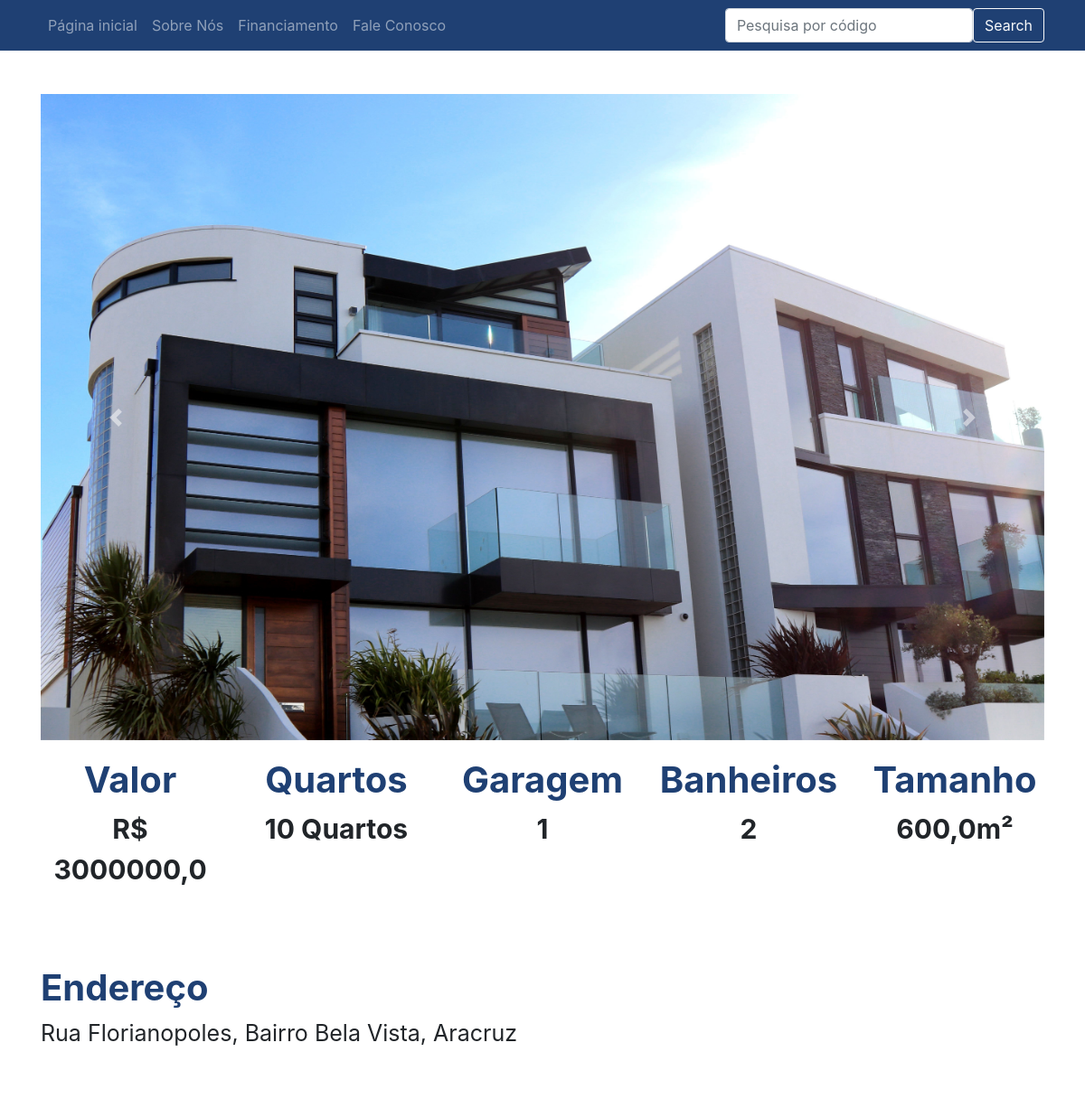
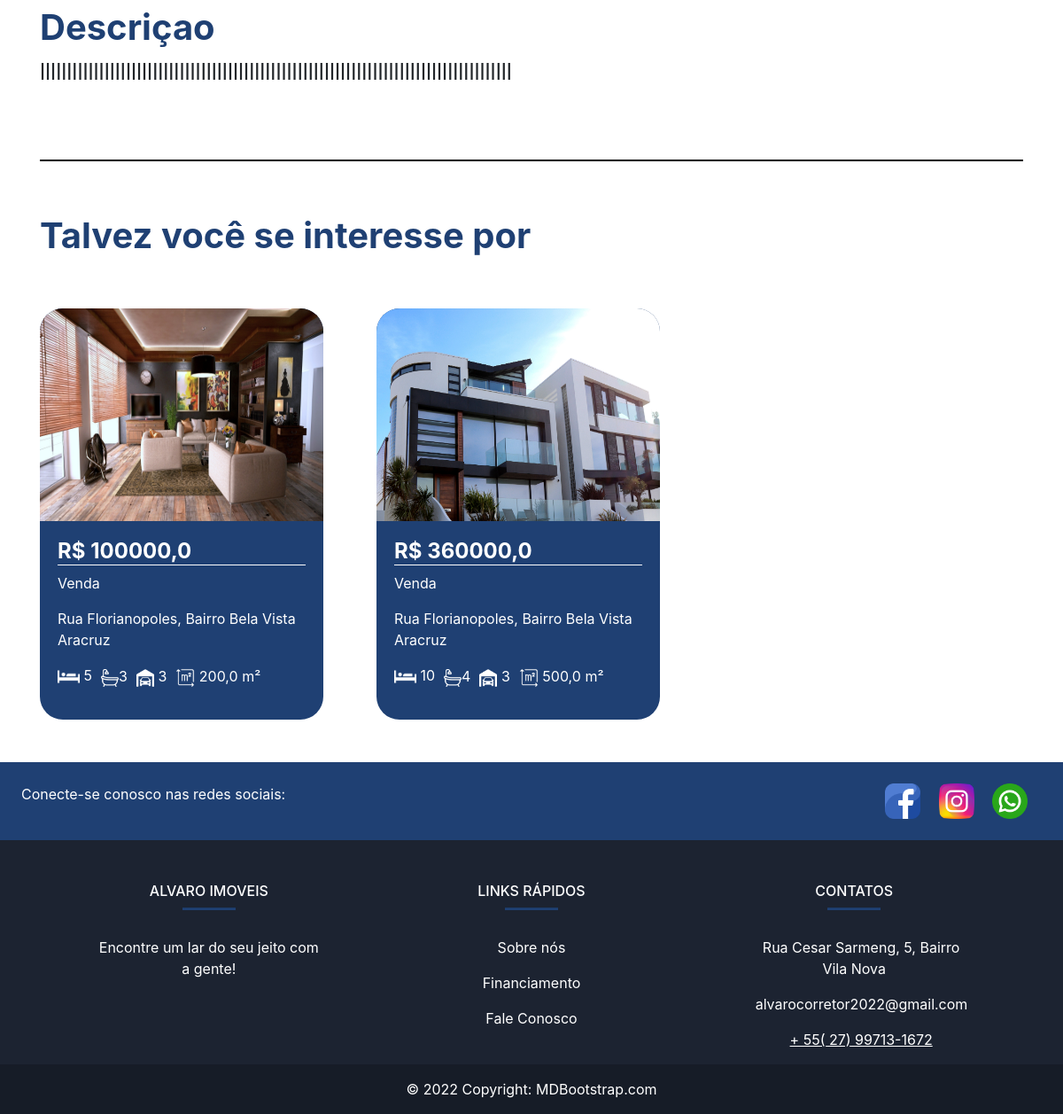
The page /imovel/9 on the database its author committed (2 pictures, top to bottom).
### plataforma/models.py (models this page shows, shortened)
class Imagem(models.Model):
    img = models.ImageField(upload_to='img')
    def __str__(self) -> str:
        return self.img.url

class Imovei(models.Model):
    choices = (('V', 'Venda'),
               ('A', 'Aluguel'))
    choices_imovel = (('A', 'Apartamento'),
                      ('C', 'Casa'),('L','Lote'))
    imagens = models.ManyToManyField(Imagem)
    valor = models.FloatField()
    quartos = models.IntegerField()
    tamanho = models.FloatField()
    cidade = models.ForeignKey(Cidade, on_delete=models.CASCADE)
    rua = models.CharField(max_length=50)
    bairro = models.CharField(max_length=60)
    tipo = models.CharField(max_length=1, choices=choices)
    tipo_imovel = models.CharField(max_length=1, choices=choices_imovel)
    numero = models.IntegerField()
    descricao = models.TextField()
    garagens = models.IntegerField()
    banheiros = models.IntegerField()

class Cidade(models.Model):
    nome = models.CharField(max_length=30)
    def __str__(self) -> str:
        return self.nome

### plataforma/views.py (the view)
# urls.py: path('imovel/<str:id>', views.imovel, name="imovel"),
def imovel(request, id):
    imovel = get_object_or_404(Imovei, id=id)
    sugestoes = Imovei.objects.filter(cidade=imovel.cidade).exclude(id=id)[:2]
    return render(request, 'imovel.html', {'imovel': imovel, 'sugestoes': sugestoes, 'id': id})

### plataforma/templates/imovel.html (shortened to what this page needs)
{% extends 'base.html' %}
{% load static %}
{% block 'head' %}
<link rel="stylesheet" href="{% static 'plataforma/css/home.css' %}">
{% endblock  %}
{% block 'body' %}
    <div style="text-align: center" class="container">
        <br>
        <br>
        <div id="carouselExampleControls" class="carousel slide" data-ride="carousel">
            <div class="carousel-inner">
                {% for img in imovel.imagens.all  %}
                    <div class="carousel-item {% if forloop.first %} active {% endif %}" >
                        <img class="d-block w-100" src="{{img}}" alt="First slide">
                    </div>
                {% endfor %}
            </div>
        <a class="carousel-control-prev" href="#carouselExampleControls" role="button" data-slide="prev">
            <span class="carousel-control-prev-icon" aria-hidden="true"></span>
        </a>
        <a class="carousel-control-next" href="#carouselExampleControls" role="button" data-slide="next">
            <span class="carousel-control-next-icon" aria-hidden="true"></span>
        </a>
    </div>
        <div class="row">
            <div class="col-md">
                <h3 class="titulo_especificacao">Valor</h3>
                <p class="especificacao">R$ {{imovel.valor}}</p>
            </div>
            <div class="col-md">
                <h3 class="titulo_especificacao">Quartos</h3>
                <p class="especificacao">{{imovel.quartos}} Quartos</p>
            </div>
            <div class="col-md">
                <h3 class="titulo_especificacao">Garagem</h3>
                <p class="especificacao">{{imovel.garagens}}</p>
            </div>
            <div class="col-md">
                <h3 class="titulo_especificacao">Banheiros</h3>
                <p class="especificacao">{{imovel.banheiros}}</p>
            </div>
            <div class="col-md">
                <h3 class="titulo_especificacao">Tamanho</h3>
                <p class="especificacao">{{imovel.tamanho}}m²</p>
            </div>
        </div>
        <br>
        <br>
        <div style="text-align: left">
            <h3 class="titulo_especificacao">Endereço</h3>
            <p class="especificacao_endereco">{{imovel.rua}}, {{imovel.bairro}}, {{imovel.cidade }}</p>
        </div>
        <br>
        <div style="text-align: left">
            <h3 class="titulo_especificacao">Descriçao</h3>
            <p class="especificacao_endereco">{{imovel.descricao}}</p>
            <br>
            <br>
        </div>
        <hr style="border: 1px solid black">
        <br>
        <div class="div_possivel_interesse">
            <h3 class="titulo_especificacao">Talvez você se interesse por</h3>
            <div class="row">
                {% for sugestao in sugestoes %}
                    <a href="{% url 'imovel' sugestao.id %}" class="a_none">
                        <div class="col-md-4">
                            <div class="card_imovel">
                                <img class="img_capa_imovel" src="{{sugestao.imagens.all.0.img.url}}">
                                <div class="informacoes_imoveis">
                                <a class="a_none" href="{% url 'imovel' sugestao.id %}"><h4 class="valor">R$ {{sugestao.valor}}</h4></a>
                                {% if sugestao.tipo == 'V' %}
                                <p>Venda</p>
                                {% endif %}
                                {{imovel.rua}}, {{imovel.bairro}}
                                <p>{{imovel.cidade}}</p>
                                <ul class="lista-detalhes" style="list-style: none;">
                                  <li>
                                    <img src="{% static '/img/cama.png'%}" alt="dormitórios" width="25px"> {{sugestao.quartos}}
                                  </li>
                                  <li>
                                    <img src="{% static '/img/banheira.png' %}" alt="banheiros" width="20px">{{sugestao.banheiros}}
                                  </li>
                                  <li>
                                    <img src="{% static '/img/garagem-privada.png' %}" alt="garagens " width="20px"> {{sugestao.garagens}}
                                  </li>
                                  <li>
                                    <img src="{% static '/img/area.png' %}" alt="metros quadrados" width="22px"> {{sugestao.tamanho}} m²
                                  </li>
                                </ul>
                                </div>
                            </div>
                        </div>
                    </a>
                {% endfor %}
            </div>
        </div>
    </div>
{% endblock  %}

### templates/static/css/base.css (style rules this page uses)
* { padding:0; margin:0; vertical-align:baseline; list-style:none; border:0 }

### templates/static/plataforma/css/home.css (style rules this page uses)
* { padding:0; margin:0; vertical-align:baseline; list-style:none; border:0; }
.card_imovel { background-color: #1F4073; width: 20rem; margin-top: 50px; border-radius: 26px; }
.img_capa_imovel { width: 20rem; height: 15rem; border-top-left-radius: 26px; border-top-right-radius: 26px; }
.informacoes_imoveis { padding: 20px; color: white; }
.valor { font-weight: bold; border-bottom: 1px solid white; }
.a_none { color: white; }
.titulo_especificacao { color: #1F4073; font-weight: bold; margin-top: 20px; font-size: 40px; }
.especificacao { font-size: 30px; font-weight: bold; }
.especificacao_endereco { font-size: 25px; }
.div_possivel_interesse { text-align: left; }
.lista-detalhes { display: flex; flex-direction: row; justify-content: flex-start; align-items: center; }
.lista-detalhes li { margin-right: 10px; }

### rows shown on the page
Imagem: img (picture)
Imovei: valor "3000000,0", quartos "10", garagens "1", banheiros "2", tamanho "600,0", rua "Rua Florianopoles", bairro "Bairro Bela Vista", cidade "Aracruz", descricao "llllllllllllllllllllllllllllllllllllllllllllllllllllllllllllllllllllllllllllllllllllllll"
Imovei: imagens.all.0.img (picture), valor "100000,0", tipo "Venda", quartos "5", banheiros "3", garagens "3", tamanho "200,0"
Imovei: imagens.all.0.img (picture), valor "360000,0", tipo "Venda", quartos "10", banheiros "4", garagens "3", tamanho "500,0"
